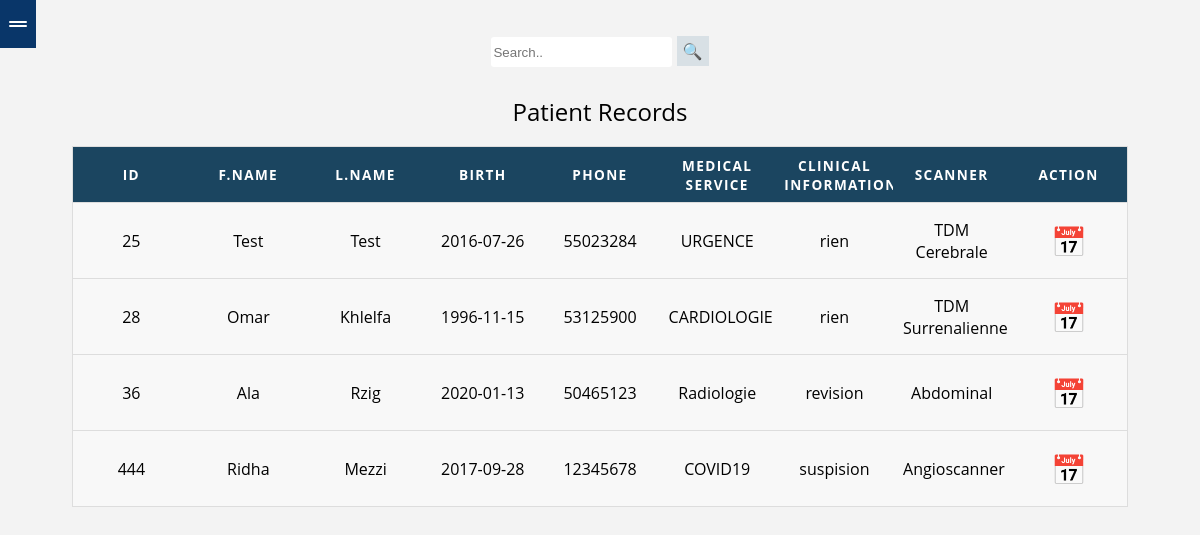
The page /patient_records.php (signed in) on the database its author committed.
### tables this page shows
CREATE TABLE `patient` (
  `id` varchar(20) NOT NULL,
  `fname` varchar(20) NOT NULL,
  `lname` varchar(20) NOT NULL,
  `birth` date NOT NULL,
  `adresse` varchar(50) NOT NULL,
  `telephone` varchar(8) NOT NULL,
  `service` varchar(30) NOT NULL,
  `rens` varchar(200) NOT NULL,
  `scanner` varchar(30) NOT NULL
);

### patient_records.php (the view, shortened to what this page needs)
<?php
  include 'connection_db.php';
?>
<head>
</head>
<?php include 'menu.php';?>
<center><form method="post" action="patient_records.php" class="example" action="#" >
    <input class='searchinput' type="text" placeholder="Search.." name="search" value='<?php ?>' pattern="[a-zA-Z0-9\s]+" title="Only alphanumeric characters are allowed" required>
    <button class='searchbutton' style='border:none; background-color:#d8e0e5;' type="submit">&#128269;</button>
  </form></center>
<table>
  <caption>Patient Records</caption>
  <thead>
    <tr>
    <th scope="col">ID</th>
      <th scope="col">F.Name</th>
      <th scope="col">L.Name</th>
      <th scope="col">Birth</th>
      <th scope="col">Phone</th>
      <th scope="col">Medical Service</th>
      <th scope="col">Clinical Information</th>
      <th scope="col">Scanner</th>
      <th scope="col">Action</th>
    </tr>
  </thead>
  <tbody>
  <?php
  $sql='SELECT * FROM patient';
    $stmt = $conn->query($sql);
    while ($row = $stmt->fetch()) {
      echo'
    <tr>
      <td data-label="ID">'.$row['id'].'</td>
      <td data-label="F.Name">'.$row['fname'].'</td>
      <td data-label="L.Name">'.$row['lname'].'</td>
      <td data-label="Birth">'.$row['birth'].'</td>
      <td data-label="Phone">'.$row['telephone'].'</td>
      <td data-label="Medical Service">'.$row['service'].'</td>
      <td data-label="Clinical Information">'.$row['rens'].'</td>
      <td data-label="Scanner">'.$row['scanner'].'</td>
      <td data-label="Action" style="font-size:1.8em;"><a href="Consultation_Calendar.php?service='.$row['service'].'&rens='.$row['service'].'&fname='.$row['fname'].'&lname='.$row['lname'].'">&#128197;</a></td>
    </tr>';
    }
?>
  </tbody>
</table>

### menu.php (shortened to what this page needs)
<nav class="menu" tabindex="0">
	<div class="smartphone-menu-trigger"></div>
</nav>

### patient_records.php (style rules this page uses)
table { border: 1px solid #ccc; border-collapse: collapse; margin: 0; padding: 0; width: 88%; margin-left:6%; table-layout: fixed; }
table caption { font-size: 1.5em; margin: 0.5em 0 0.75em; }
table tr { background-color: #f8f8f8; border: 1px solid #ddd; padding: 0.35em; }
table th, table td { padding: 0.625em; text-align: center; position:top; }
table th { font-size: 0.85em; letter-spacing: 0.1em; text-transform: uppercase; top:-1px; position:sticky; background-color:#1b4560; color:white; }
.searchinput { box-sizing: border-box; height:3.8%; border-radius:3px; border:none; }
.searchbutton { margin-left:0%; font-size:1em; height:3.8%; cursor:pointer; }
.example { margin-top:3%; }

### menu.php (style rules this page uses)
a,a:visited { text-decoration:none; color:white; }
.menu { background: #093669; height: 100vh; width: 240px; position: fixed; top: 0; left: 0; z-index: 5; outline: none; }
.menu { width: 20%; box-shadow: 0 0 0 100em rgba(0, 0, 0, 0); transform: translate3d(-100%, 0, 0); transition: all 0.3s ease-in-out; }
@media (min-width: 700px) { .menu .smartphone-menu-trigger { cursor:pointer; width: 30%; height: 8%; position: absolute; left: 100%; background: #093669; } }
.menu .smartphone-menu-trigger:before, .menu .smartphone-menu-trigger:after { content: ""; width: 50%; height: 2px; background: #fff; border-radius: 10px; position: absolute; top: 45%; left: 50%; transform: translate3d(-50%, -50%, 0); }
.menu .smartphone-menu-trigger:after { top: 55%; transform: translate3d(-50%, -50%, 0); }
@media (max-width: 1500px) { .menu { width: 70%; box-shadow: 0 0 0 100em rgba(0, 0, 0, 0); transform: translate3d(-100%, 0, 0); transition: all 0.3s ease-in-out; } }
@media (max-width: 1500px) { .menu .smartphone-menu-trigger { cursor:pointer; width: 20%; height: 6%; position: absolute; left: 100%; background: #093669; } }
@media (min-width: 1100px) { .menu { width: 20%; box-shadow: 0 0 0 100em rgba(0, 0, 0, 0); transform: translate3d(-100%, 0, 0); transition: all 0.3s ease-in-out; } }
@media (min-width: 1100px) { .menu .smartphone-menu-trigger { cursor:pointer; width: 15%; height: 6%; position: absolute; left: 100%; background: #093669; } }

### rows shown on the page
patient: id "25", fname "Test", lname "Test", birth "2016-07-26", telephone "55023284", service "URGENCE", rens "rien", scanner "TDM Cerebrale"
patient: id "28", fname "Omar", lname "Khlelfa", birth "1996-11-15", telephone "53125900", service "CARDIOLOGIE", rens "rien", scanner "TDM Surrenalienne"
patient: id "36", fname "Ala", lname "Rzig", birth "2020-01-13", telephone "50465123", service "Radiologie", rens "revision", scanner "Abdominal"
patient: id "444", fname "Ridha", lname "Mezzi", birth "2017-09-28", telephone "12345678", service "COVID19", rens "suspision", scanner "Angioscanner"
